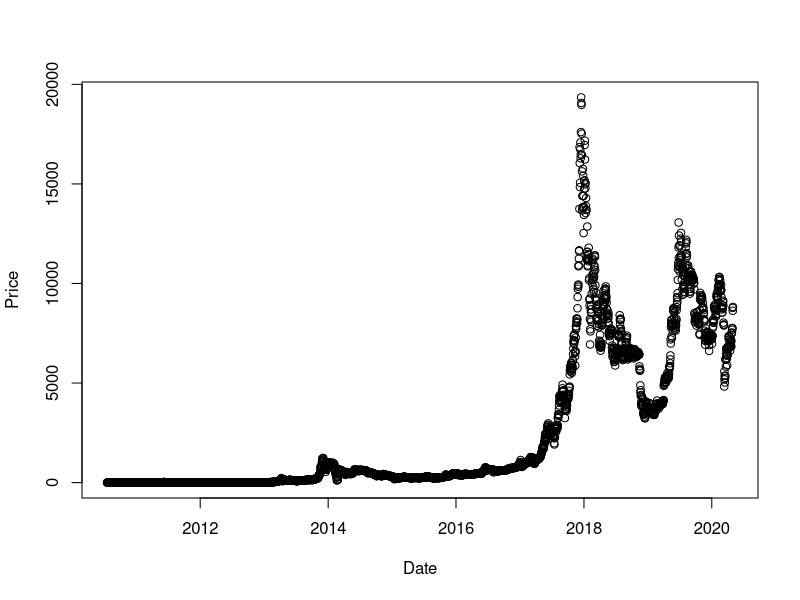

Write R code to recreate this figure. (Note: this script raises an error after producing the figure.)
## ---- chunk 1
options(scipen = 1, digits = 4, width = 80)
library(knitr)
opts_chunk$set(cache = TRUE, autodep = TRUE)
## ---- chunk 2
# install necessary packages
# install.packages("readxl")
## ---- chunk 3
library(readr)
library("readxl")
## ---- chunk 4
# price of bitcoin
Bitcoin <- read_csv("Bitcoin Historical Data - Investing.com.csv")
Bitcoin$Date = as.Date(Bitcoin$Date, format="%b %d, %Y")
plot(Price ~ Date, data=Bitcoin)
## ---- chunk 5
President <- read_csv("President.csv")
plot(president_Code ~ Date, data=president)
## ---- chunk 6
The_interest_rate_for_the_United_States<- read_csv("The interest rate for the United States, from 2010 - 2020.csv")
plot(interest_rate ~ Date, data=The_interest_rate_for_the_United_States)
## ---- chunk 7
Dow_Jones_Industrial_Average <- read_csv("Dow Jones Industrial Average.csv")
plot(Adj_Close ~ Date, data=Dow_Jones_Industrial_Average)
## ---- chunk 8
NYSE_Composite_Index <- read_csv("NYSE Composite Index.csv")
plot(Adj_Close ~ Date, data=NYSE_Composite_Index)
## ---- chunk 9
Apple_Inc_company_stock <- read_csv("Apple Inc. - company stock.csv")
# plot(Volume ~ Date, data=Apple_Inc_company_stock)
plot(Adj_Close ~ Date, data=Apple_Inc_company_stock)
## ---- chunk 10
Crude_Oil_price <- read_excel("Crude Oil Prices Daily.xlsx")
Crude_Oil_price$Date = as.Date(Crude_Oil_price$Date, format="%m/%d/%Y")
plot(Closing_Price ~ Date, data=Crude_Oil_price)

Brent_Oil_price <- read_csv("BrentOilPrices.csv")
Brent_Oil_price$Date = as.Date(Brent_Oil_price$Date, format="%d-%b-%y")
plot(Price ~ Date, data=Brent_Oil_price)
